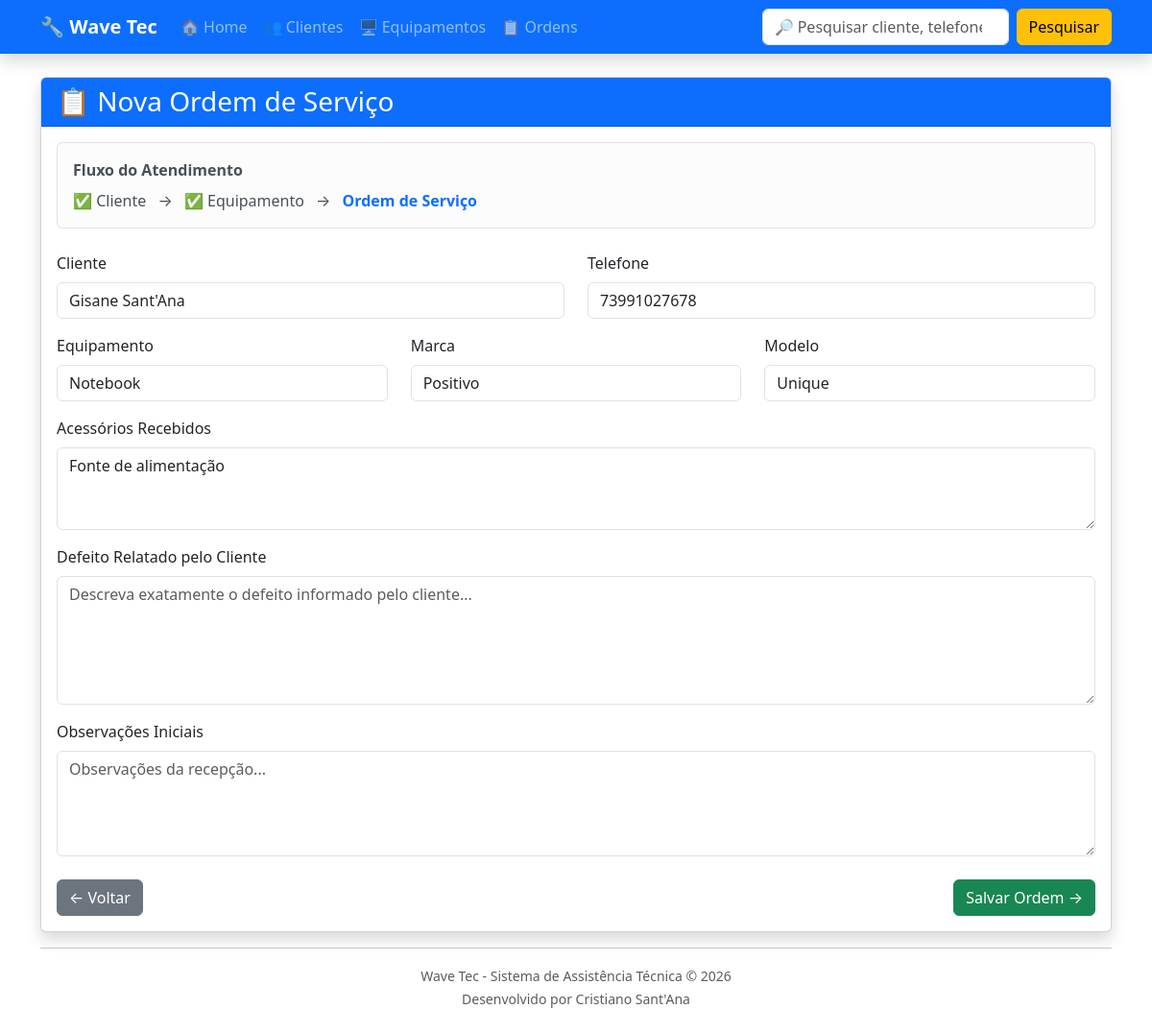
The page /ordens/nova/2/ on the database as committed earlier.
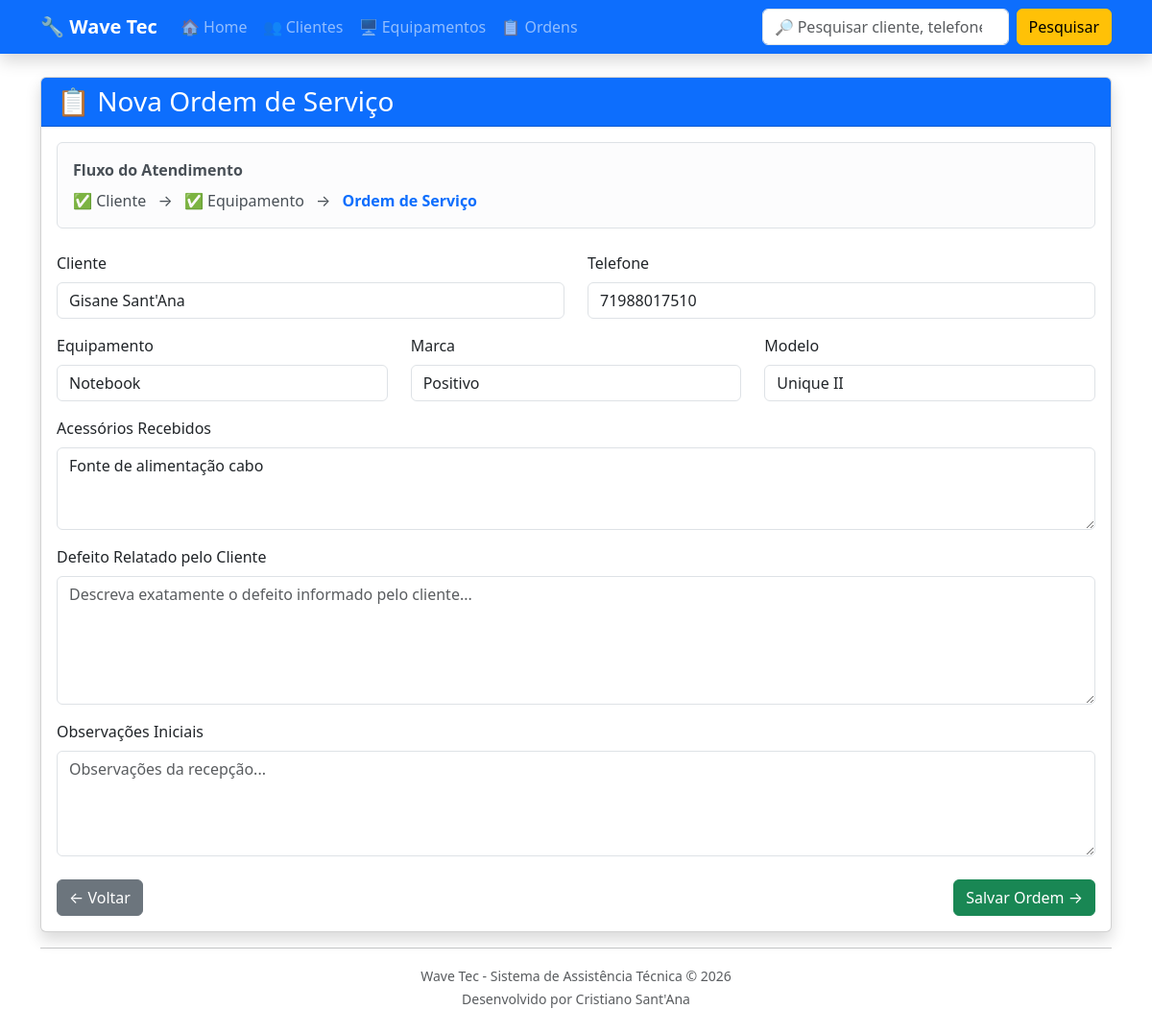
The same page on the database as committed later.
### clientes/models.py (models this page shows, shortened)
class Cliente(models.Model):
    nome = models.CharField(max_length=100)
    telefone = models.CharField(max_length=20)
    endereco = models.CharField(max_length=200)

### equipamentos/models.py (models this page shows, shortened)
class Equipamento(models.Model):
    TIPOS = [
        ("TV", "Televisão"),
        ("NOTE", "Notebook"),
        ("PC", "Computador"),
        ("CEL", "Celular"),
        ("SOM", "Som"),
        ("MICRO", "Micro-ondas"),
        ("OUTRO", "Outro"),
    ]
    cliente = models.ForeignKey(
        Cliente,
        on_delete=models.CASCADE
    )
    tipo = models.CharField(
        max_length=20,
        choices=TIPOS
    )
    marca = models.CharField(
        max_length=50
    )
    modelo = models.CharField(
        max_length=50
    )
    numero_serie = models.CharField(
        max_length=100,
        blank=True
    )
    acessorios = models.TextField(
        blank=True
    )
    garantia = models.BooleanField(
        default=False
    )
    data_entrada = models.DateField(
        auto_now_add=True
    )
    status = models.CharField(
        max_length=30,
        default="Em análise"
    )

### ordens/views.py (the view, shortened to what this page needs)
def nova_ordem(request, equipamento_id):
    equipamento = get_object_or_404(
        Equipamento,
        id=equipamento_id
    )
    cliente = equipamento.cliente
    return render(
        request,
        "ordens/nova_ordem.html",
        {
            "cliente": cliente,
            "equipamento": equipamento,
        }
    )

### ordens/templates/ordens/nova_ordem.html (shortened to what the changed rows need)
{% extends "base.html" %}
{% block content %}
<div class="card shadow">
    <div class="card-body">
        <form method="POST">
            <div class="row">
                <div class="col-md-6 mb-3">
                    <label class="form-label">
                        Cliente
                    </label>
                    <input
                        type="text"
                        class="form-control"
                        value="{{ cliente.nome }}"
                        readonly>
                </div>
                <div class="col-md-6 mb-3">
                    <label class="form-label">
                        Telefone
                    </label>
                    <input
                        type="text"
                        class="form-control"
                        value="{{ cliente.telefone }}"
                        readonly>
                </div>
            </div>
            <div class="row">
                <div class="col-md-4 mb-3">
                    <label class="form-label">
                        Equipamento
                    </label>
                    <input
                        type="text"
                        class="form-control"
                        value="{{ equipamento.get_tipo_display }}"
                        readonly>
                </div>
                <div class="col-md-4 mb-3">
                    <label class="form-label">
                        Marca
                    </label>
                    <input
                        type="text"
                        class="form-control"
                        value="{{ equipamento.marca }}"
                        readonly>
                </div>
                <div class="col-md-4 mb-3">
                    <label class="form-label">
                        Modelo
                    </label>
                    <input
                        type="text"
                        class="form-control"
                        value="{{ equipamento.modelo }}"
                        readonly>
                </div>
            </div>
            <div class="mb-3">
                <label class="form-label">
                    Acessórios Recebidos
                </label>
                <textarea
                    class="form-control"
                    rows="3"
                    readonly>{{ equipamento.acessorios }}</textarea>
            </div>
        </form>
    </div>
</div>
{% endblock %}

Rows that differ between the two databases and show on the page:
changed Cliente "Gisane Sant'Ana": telefone "73991027678" → "71988017510"
changed Equipamento "Notebook": modelo "Unique" → "Unique II"; acessorios "Fonte de alimentação" → "Fonte de alimentação cabo"
